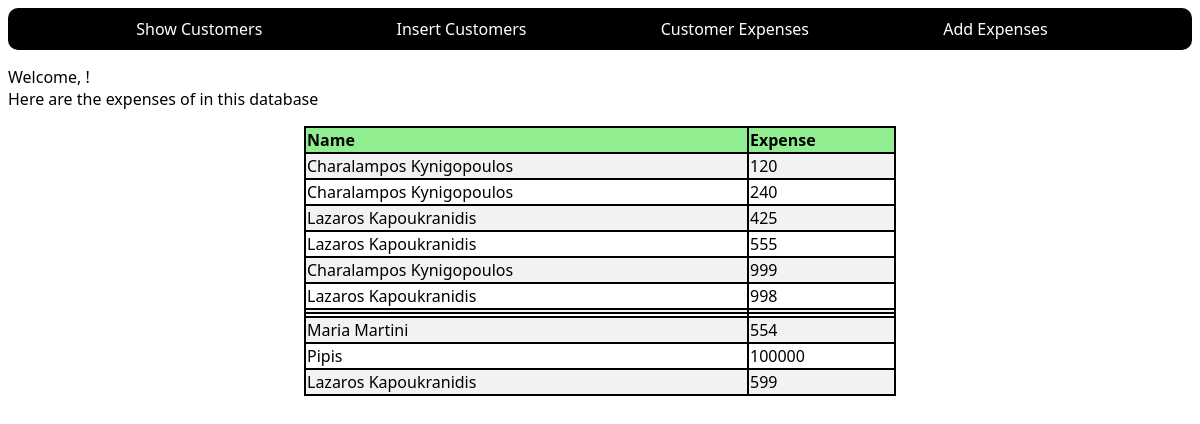
Page /customerExpenses.php on the earlier database version.
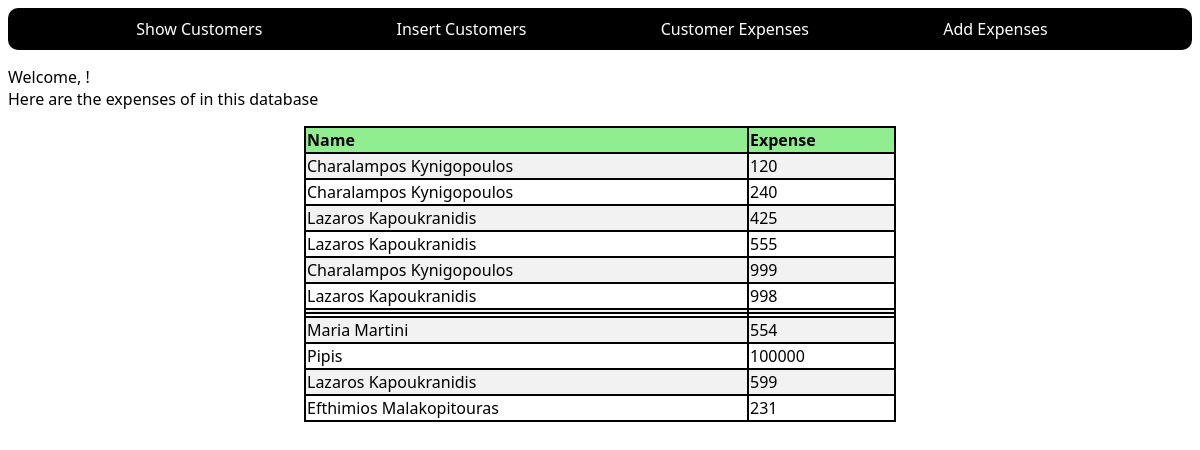
Same page on the later database version.
### tables this page shows
CREATE TABLE CUSTOMER_FINANCES
(NAME           TEXT    NOT NULL,
EXPENSES            INT     NOT NULL);

### customerExpenses.php (the view, shortened to what this page needs)
<!DOCTYPE html>
<html lang="en">
<head>
    <link rel="stylesheet" href="CSS/newCustomer.css">
</head>
<body>
<div class="container">
            <li><a href="dashboard.php">Show Customers</a></li>
            <li><a href="newCustomer.php">Insert Customers</a></li>
            <li><a href="expenses.php">Customer Expenses</a></li>
            <li><a href="addExpenses.php">Add Expenses</a></li>
    </div>
</body>
</html>
<?php
$db = new Welcome();
$variable = $_GET['name'];
$sql = "SELECT * FROM `CUSTOMER_FINANCES` WHERE `NAME` LIKE '%{$variable}%'";
$result = $db->query($sql);
echo "Welcome, " . $_GET['name'] . "!\n";
echo "Here are the expenses of " . $_GET['name'] . " in this database";
echo "<table>
<tr>
<th>Name</th>
<th>Expense</th>";
while ($row = $result->fetchArray(SQLITE3_ASSOC)) {
    echo "<tr>";
    echo "<td>" . $row['NAME'] . "</td>" ."\n";
    echo "<td>" . $row['EXPENSES'] . "</td>"  ."\n";
    echo "</tr>";
}
echo "</table>";
?>

### CSS/newCustomer.css (style rules this page uses)
html { font-family: "Segoe UI", Tahoma, Geneva, Verdana, sans-serif; }
body { background-image: url("https://freefrontend.com/assets/img/css-triangle-backgrounds/2-triangles-background.png"); background-repeat: no-repeat; }
.container { display: flex; list-style-type: none; background: black; color: white; justify-content: space-evenly; padding: 10px; margin-bottom: 1rem; border-radius: 10px; }
li a { padding-right: 1rem; color: white; text-decoration: none; }

### customerExpenses.php (style rules this page uses)
body { background-image:none; }
table { border: 2px solid black; width: 50%; margin: 1rem auto; border-collapse: collapse; }
th { text-align: left; background: lightgreen; }
table, th, td { border: 2px solid; }
tr:nth-child(even) { background-color: #f2f2f2; }

Differences in the rows shown:
added customer_finances: NAME "Efthimios Malakopitouras", EXPENSES "231"
